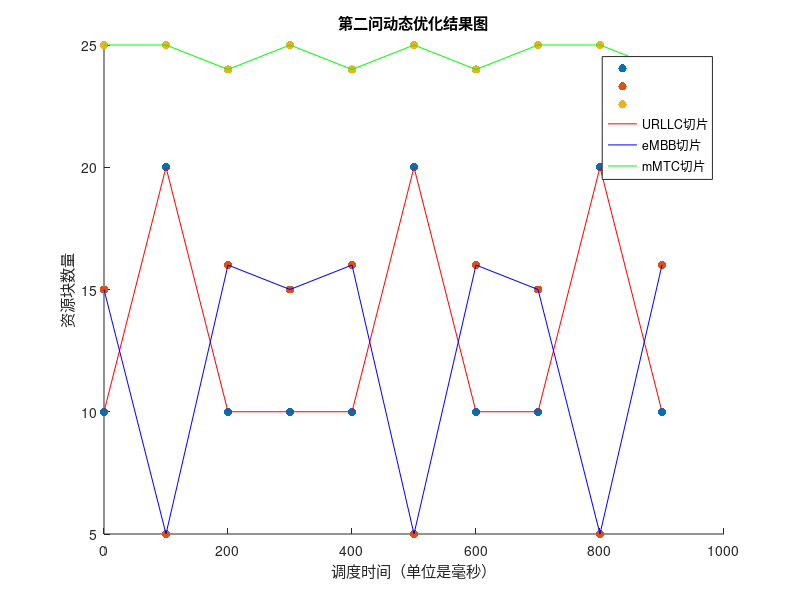

The MATLAB source for this figure:
clc,clear,close all

U = [10,20,10,10,10,20,10,10,20,10];
e = [15,5,16,15,16,5,16,15,5,16];
m = [25,25,24,25,24,25,24,25,25,24];

hold on 
scatter(0:100:900,U,"filled","r")
scatter(0:100:900,e,"filled","b")
scatter(0:100:900,m,"filled","g")
plot(0:100:900,U,"r")
plot(0:100:900,e,"b")
plot(0:100:900,m,"g")
legend("","","","URLLC切片","eMBB切片","mMTC切片","east")

title("第二问动态优化结果图")
xlabel("调度时间（单位是毫秒）")
ylabel("资源块数量")
